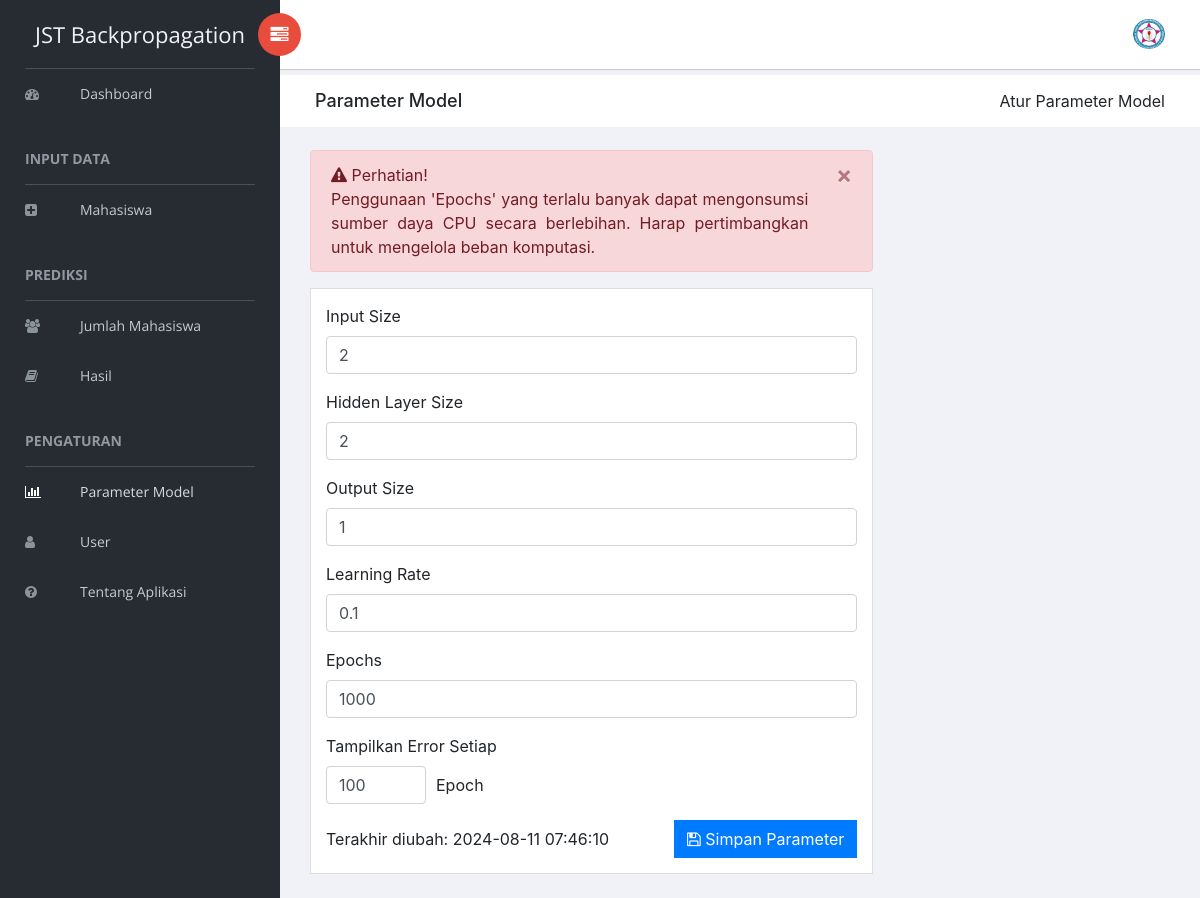
/parameterModel.php, run on an earlier commit of the app's database.
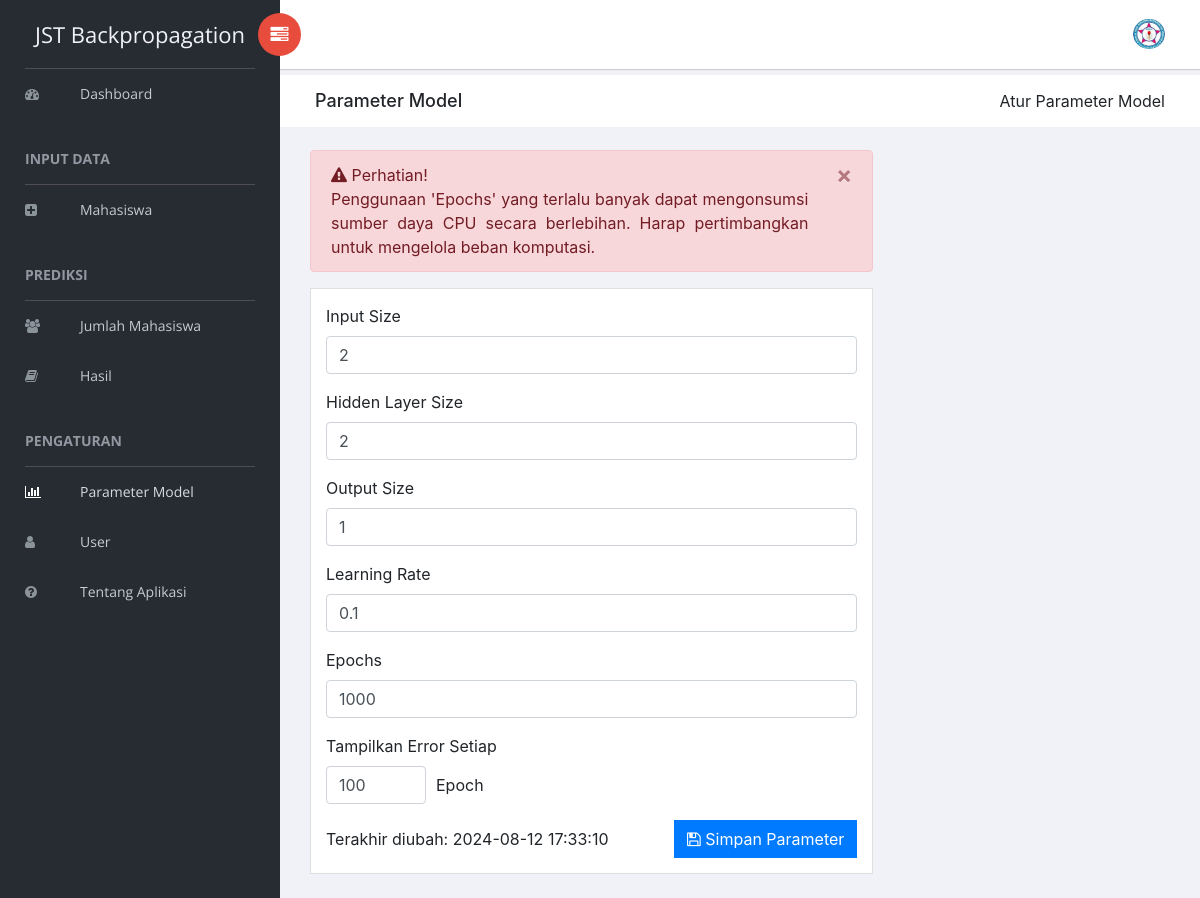
And on a later commit of the database.
### tables this page shows
CREATE TABLE `parameter_model` (
  `id` int(11) NOT NULL,
  `inputSize` int(11) DEFAULT NULL,
  `hiddenLayerSize` int(11) DEFAULT NULL,
  `outputSize` int(11) DEFAULT NULL,
  `learningRate` float DEFAULT NULL,
  `epochs` int(11) DEFAULT NULL,
  `iterasiError` int(11) DEFAULT NULL,
  `modified_at` timestamp NOT NULL DEFAULT current_timestamp() ON UPDATE current_timestamp()
);

### parameterModel.php (the view, shortened to what this page needs)
<?php
include 'dbKoneksi.php';
$sql = "SELECT * FROM parameter_model WHERE id = 1";
$result = $conn->query($sql);
if ($result->num_rows > 0) {
    $row = $result->fetch_assoc();
    $inputSize = $row['inputSize'];
    $hiddenLayerSize = $row['hiddenLayerSize'];
    $outputSize = $row['outputSize'];
    $learningRate = $row['learningRate'];
    $epochs = $row['epochs'];
    $iterasiError = $row['iterasiError'];
    $modified = $row['modified_at'];
}
?>
<!doctype html>
<html class="no-js" lang="en">
<head>
    <link rel="stylesheet" href="vendors/bootstrap/dist/css/bootstrap.min.css">
    <link rel="stylesheet" href="vendors/font-awesome/css/font-awesome.min.css">
    <link rel="stylesheet" href="vendors/themify-icons/css/themify-icons.css">
    <link rel="stylesheet" href="vendors/flag-icon-css/css/flag-icon.min.css">
    <link rel="stylesheet" href="vendors/selectFX/css/cs-skin-elastic.css">
    <link rel="stylesheet" href="assets/css/style.css">
</head>
<body>
    <?php include 'sidebar.php'; ?>
    <div id="right-panel" class="right-panel">
        <?php include 'header.php'; ?>
        <div class="breadcrumbs">
            <div class="col-sm-4">
                <div class="page-header float-left">
                    <div class="page-title">
                        <h1>Parameter Model</h1>
                    </div>
                </div>
            </div>
            <div class="col-sm-8">
                <div class="page-header float-right">
                    <div class="page-title">
                        <ol class="breadcrumb text-right">
                            <li class="active">Atur Parameter Model</li>
                        </ol>
                    </div>
                </div>
            </div>
        </div>
        <div class="content mt-3">
            <div class="col-lg-12">
            </div>
            <div class="col-lg-8">
                <div class="sufee-alert alert with-close alert-danger alert-dismissible fade show" role="alert" style="text-align: justify;">
                    <i class="fa fa-exclamation-triangle"></i>
                    Perhatian!<br>Penggunaan 'Epochs' yang terlalu banyak dapat mengonsumsi sumber daya CPU secara berlebihan. Harap pertimbangkan untuk mengelola beban komputasi.
                    <button type="button" class="close" data-dismiss="alert" aria-label="Close">
                        <span aria-hidden="true">×</span>
                    </button>
                </div>
            </div>
            <div class="col-lg-8">
                <div class="card">
                    <div class="card-body card-block">
                        <form action="simpanParameterModel.php" method="post" class="form-container">
                            <div class="form-group">
                                <label for="inputSize">Input Size</label>
                                <input type="number" class="form-control" id="inputSize" name="inputSize" value="<?php echo isset($inputSize) ? $inputSize : ''; ?>" required>
                            </div>
                            <div class="form-group">
                                <label for="hiddenLayerSize">Hidden Layer Size</label>
                                <input type="number" class="form-control" id="hiddenLayerSize" name="hiddenLayerSize" value="<?php echo isset($hiddenLayerSize) ? $hiddenLayerSize : ''; ?>" required>
                            </div>
                            <div class="form-group">
                                <label for="outputSize">Output Size</label>
                                <input type="number" class="form-control" id="outputSize" name="outputSize" value="<?php echo isset($outputSize) ? $outputSize : ''; ?>" required>
                            </div>
                            <div class="form-group">
                                <label for="learningRate">Learning Rate</label>
                                <input type="number" step="0.001" class="form-control" id="learningRate" name="learningRate" value="<?php echo isset($learningRate) ? $learningRate : ''; ?>" required>
                            </div>
                            <div class="form-group">
                                <label for="epochs">Epochs</label>
                                <input type="number" class="form-control" id="epochs" name="epochs" value="<?php echo isset($epochs) ? $epochs : ''; ?>" required>
                            </div>
                            <div class="form-group">
                                <label for="iterasiError">Tampilkan Error Setiap</label>
                                <div class="form-display-error">
                                    <input type="number" class="form-control custom-width" id="iterasiError" name="iterasiError" value="<?php echo isset($iterasiError) ? $iterasiError : ''; ?>" required>
                                    <span>Epoch</span>
                                </div>
                            </div>
                            <div class="form-footer">
                                <span>Terakhir diubah: <?php echo isset($modified) ? $modified : '-'; ?></span>
                                <button type="submit" class="btn btn-primary"><i class="fa fa-save"></i> Simpan Parameter</button>
                            </div>
                        </form>
                    </div>
                </div>
            </div>
        </div>
    </div>
</body>
</html>

### sidebar.php (shortened to what this page needs)
<?php
$current_page = basename($_SERVER['PHP_SELF']);
?>
<aside id="left-panel" class="left-panel">
    <nav class="navbar navbar-expand-sm navbar-default">
        <div class="navbar-header">
            <a class="navbar-brand" href="dashboard.php">JST Backpropagation</a>
        </div>
        <div id="main-menu" class="main-menu collapse navbar-collapse">
            <ul class="nav navbar-nav">
                <li class="<?php echo $current_page == 'dashboard.php' ? 'active' : ''; ?>">
                    <a href="dashboard.php"> <i class="menu-icon fa fa-dashboard"></i>Dashboard</a>
                </li>
                <h3 class="menu-title">Input Data</h3>
                <li class="<?php echo $current_page == 'tambahMahasiswa.php' ? 'active' : ''; ?>">
                    <a href="tambahMahasiswa.php"> <i class="menu-icon fa fa-plus-square"></i>Mahasiswa</a>
                </li>
                <h3 class="menu-title">Prediksi</h3>
                <li class="<?php echo $current_page == 'prediksiMahasiswa.php' ? 'active' : ''; ?>">
                    <a href="prediksiMahasiswa.php"> <i class="menu-icon fa fa-users"></i>Jumlah Mahasiswa</a>
                </li>
                <li class="<?php echo $current_page == 'laporan.php' ? 'active' : ''; ?>">
                    <a href="laporan.php"> <i class="menu-icon fa fa-book"></i>Hasil</a>
                </li>
                <h3 class="menu-title">Pengaturan</h3>
                <li class="<?php echo $current_page == 'parameterModel.php' ? 'active' : ''; ?>">
                    <a href="parameterModel.php"> <i class="menu-icon fa fa-bar-chart"></i>Parameter Model</a>
                </li>
                <li class="<?php echo $current_page == 'user.php' ? 'active' : ''; ?>">
                    <a href="user.php"> <i class="menu-icon fa fa-user"></i>User</a>
                </li>
                <li class="<?php echo $current_page == 'tentang.php' ? 'active' : ''; ?>">
                    <a href="tentang.php"> <i class="menu-icon fa fa-question-circle"></i>Tentang Aplikasi</a>
                </li>
            </ul>
        </div>
    </nav>
</aside>

### header.php (shortened to what this page needs)
<header id="header" class="header">
    <div class="header-menu">
        <div class="col-sm-7">
            <a id="menuToggle" class="menutoggle pull-left"><i class="fa fa fa-tasks"></i></a>
        </div>
        <div class="col-sm-5">
            <div class="user-area dropdown float-right">
                <a href="#" class="dropdown-toggle" data-toggle="dropdown" aria-haspopup="true" aria-expanded="false">
                    <img class="user-avatar rounded-circle" src="images/admin.jpg" alt="User Avatar">
                </a>
            </div>
        </div>
    </div>
</header>

### parameterModel.php (style rules this page uses)
.form-container { display: flex; flex-direction: column; gap: 1rem; }
.form-group { margin-bottom: 0; }
.form-display-error { display: flex; align-items: center; }
.form-display-error .form-control.custom-width { width: 100px; margin-right: 10px; }
.form-footer { display: flex; justify-content: space-between; align-items: center; }

### header.php (style rules this page uses)
.user-area .dropdown-toggle { position: relative; display: inline-block; }
.user-area .dropdown-toggle .user-avatar { transition: transform 0.3s ease, box-shadow 0.3s ease; }

What changed in the data, as far as the page shows it:
changed parameter_model: modified_at "2024-08-11 07:46:10" → "2024-08-12 17:33:10"
